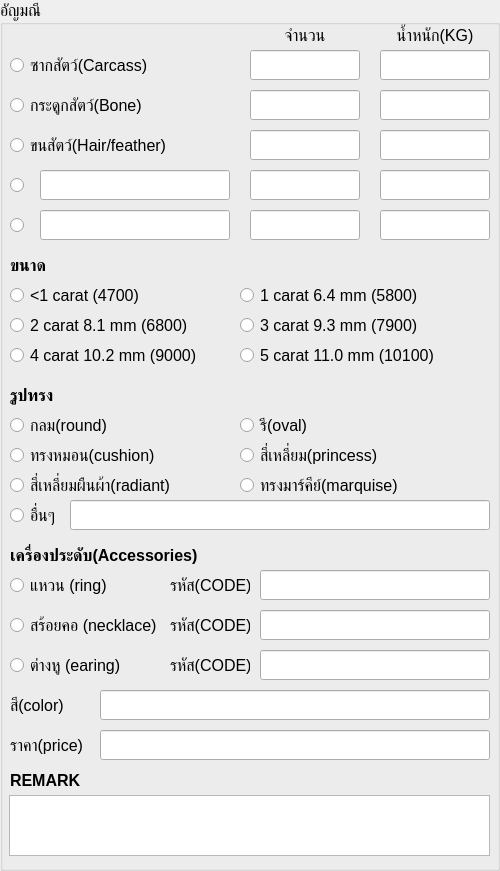
  <widget class="QGroupBox" name="gb_gem">
   <property name="geometry">
    <rect>
     <x>630</x>
     <y>10</y>
     <width>500</width>
     <height>871</height>
    </rect>
   </property>
   <property name="font">
    <font>
     <pointsize>12</pointsize>
    </font>
   </property>
   <property name="title">
    <string>อัญมณี</string>
   </property>
   <widget class="QLabel" name="lb_gem_qty">
    <property name="geometry">
     <rect>
      <x>250</x>
      <y>20</y>
      <width>110</width>
      <height>30</height>
     </rect>
    </property>
    <property name="text">
     <string>จำนวน</string>
    </property>
    <property name="alignment">
     <set>Qt::AlignmentFlag::AlignCenter</set>
    </property>
   </widget>
   <widget class="QLabel" name="lb_gem_w">
    <property name="geometry">
     <rect>
      <x>380</x>
      <y>20</y>
      <width>110</width>
      <height>30</height>
     </rect>
    </property>
    <property name="text">
     <string>น้ำหนัก(KG)</string>
    </property>
    <property name="alignment">
     <set>Qt::AlignmentFlag::AlignCenter</set>
    </property>
   </widget>
   <widget class="QRadioButton" name="rb_gem_carcass">
    <property name="geometry">
     <rect>
      <x>10</x>
      <y>50</y>
      <width>230</width>
      <height>30</height>
     </rect>
    </property>
    <property name="text">
     <string>ซากสัตว์(Carcass)</string>
    </property>
   </widget>
   <widget class="QLineEdit" name="le_gem_carcass_qty">
    <property name="geometry">
     <rect>
      <x>250</x>
      <y>50</y>
      <width>110</width>
      <height>30</height>
     </rect>
    </property>
    <property name="font">
     <font>
      <pointsize>12</pointsize>
     </font>
    </property>
   </widget>
   <widget class="QLineEdit" name="le_gem_carcass_w">
    <property name="geometry">
     <rect>
      <x>380</x>
      <y>50</y>
      <width>110</width>
      <height>30</height>
     </rect>
    </property>
    <property name="font">
     <font>
      <pointsize>12</pointsize>
     </font>
    </property>
   </widget>
   <widget class="QRadioButton" name="rb_gem_bone">
    <property name="geometry">
     <rect>
      <x>10</x>
      <y>90</y>
      <width>230</width>
      <height>30</height>
     </rect>
    </property>
    <property name="text">
     <string>กระดูกสัตว์(Bone)</string>
    </property>
   </widget>
   <widget class="QLineEdit" name="le_gem_bone_qty">
    <property name="geometry">
     <rect>
      <x>250</x>
      <y>90</y>
      <width>110</width>
      <height>30</height>
     </rect>
    </property>
    <property name="font">
     <font>
      <pointsize>12</pointsize>
     </font>
    </property>
   </widget>
   <widget class="QLineEdit" name="le_gem_bone_w">
    <property name="geometry">
     <rect>
      <x>380</x>
      <y>90</y>
      <width>110</width>
      <height>30</height>
     </rect>
    </property>
    <property name="font">
     <font>
      <pointsize>12</pointsize>
     </font>
    </property>
   </widget>
   <widget class="QRadioButton" name="rb_gem_hair">
    <property name="geometry">
     <rect>
      <x>10</x>
      <y>130</y>
      <width>230</width>
      <height>30</height>
     </rect>
    </property>
    <property name="text">
     <string>ขนสัตว์(Hair/feather)</string>
    </property>
   </widget>
   <widget class="QLineEdit" name="le_gem_hair_qty">
    <property name="geometry">
     <rect>
      <x>250</x>
      <y>130</y>
      <width>110</width>
      <height>30</height>
     </rect>
    </property>
    <property name="font">
     <font>
      <pointsize>12</pointsize>
     </font>
    </property>
   </widget>
   <widget class="QLineEdit" name="le_gem_hair_w">
    <property name="geometry">
     <rect>
      <x>380</x>
      <y>130</y>
      <width>110</width>
      <height>30</height>
     </rect>
    </property>
    <property name="font">
     <font>
      <pointsize>12</pointsize>
     </font>
    </property>
   </widget>
   <widget class="QRadioButton" name="rb_gem_other1">
    <property name="geometry">
     <rect>
      <x>10</x>
      <y>170</y>
      <width>20</width>
      <height>30</height>
     </rect>
    </property>
    <property name="text">
     <string/>
    </property>
   </widget>
   <widget class="QLineEdit" name="le_gem_other1_name">
    <property name="geometry">
     <rect>
      <x>40</x>
      <y>170</y>
      <width>190</width>
      <height>30</height>
     </rect>
    </property>
    <property name="font">
     <font>
      <pointsize>12</pointsize>
     </font>
    </property>
   </widget>
   <widget class="QLineEdit" name="le_gem_other1_qty">
    <property name="geometry">
     <rect>
      <x>250</x>
      <y>170</y>
      <width>110</width>
      <height>30</height>
     </rect>
    </property>
    <property name="font">
     <font>
      <pointsize>12</pointsize>
     </font>
    </property>
   </widget>
   <widget class="QLineEdit" name="le_gem_other1_w">
    <property name="geometry">
     <rect>
      <x>380</x>
      <y>170</y>
      <width>110</width>
      <height>30</height>
     </rect>
    </property>
    <property name="font">
     <font>
      <pointsize>12</pointsize>
     </font>
    </property>
   </widget>
   <widget class="QRadioButton" name="rb_gem_other2">
    <property name="geometry">
     <rect>
      <x>10</x>
      <y>210</y>
      <width>20</width>
      <height>30</height>
     </rect>
    </property>
    <property name="text">
     <string/>
    </property>
   </widget>
   <widget class="QLineEdit" name="le_gem_other2_name">
    <property name="geometry">
     <rect>
      <x>40</x>
      <y>210</y>
      <width>190</width>
      <height>30</height>
     </rect>
    </property>
    <property name="font">
     <font>
      <pointsize>12</pointsize>
     </font>
    </property>
   </widget>
   <widget class="QLineEdit" name="le_gem_other2_qty">
    <property name="geometry">
     <rect>
      <x>250</x>
      <y>210</y>
      <width>110</width>
      <height>30</height>
     </rect>
    </property>
    <property name="font">
     <font>
      <pointsize>12</pointsize>
     </font>
    </property>
   </widget>
   <widget class="QLineEdit" name="le_gem_other2_w">
    <property name="geometry">
     <rect>
      <x>380</x>
      <y>210</y>
      <width>110</width>
      <height>30</height>
     </rect>
    </property>
    <property name="font">
     <font>
      <pointsize>12</pointsize>
     </font>
    </property>
   </widget>
   <widget class="QLabel" name="label_size">
    <property name="geometry">
     <rect>
      <x>10</x>
      <y>250</y>
      <width>100</width>
      <height>30</height>
     </rect>
    </property>
    <property name="font">
     <font>
      <pointsize>12</pointsize>
      <bold>true</bold>
     </font>
    </property>
    <property name="text">
     <string>ขนาด</string>
    </property>
   </widget>
   <widget class="QRadioButton" name="rb_size_lt1">
    <property name="geometry">
     <rect>
      <x>10</x>
      <y>280</y>
      <width>220</width>
      <height>30</height>
     </rect>
    </property>
    <property name="font">
     <font>
      <pointsize>12</pointsize>
     </font>
    </property>
    <property name="text">
     <string>&lt;1 carat (4700)</string>
    </property>
   </widget>
   <widget class="QRadioButton" name="rb_size_1c">
    <property name="geometry">
     <rect>
      <x>240</x>
      <y>280</y>
      <width>250</width>
      <height>30</height>
     </rect>
    </property>
    <property name="font">
     <font>
      <pointsize>12</pointsize>
     </font>
    </property>
    <property name="text">
     <string>1 carat 6.4 mm (5800)</string>
    </property>
   </widget>
   <widget class="QRadioButton" name="rb_size_2c">
    <property name="geometry">
     <rect>
      <x>10</x>
      <y>310</y>
      <width>220</width>
      <height>30</height>
     </rect>
    </property>
    <property name="font">
     <font>
      <pointsize>12</pointsize>
     </font>
    </property>
    <property name="text">
     <string>2 carat 8.1 mm (6800)</string>
    </property>
   </widget>
   <widget class="QRadioButton" name="rb_size_3c">
    <property name="geometry">
     <rect>
      <x>240</x>
      <y>310</y>
      <width>250</width>
      <height>30</height>
     </rect>
    </property>
    <property name="font">
     <font>
      <pointsize>12</pointsize>
     </font>
    </property>
    <property name="text">
     <string>3 carat 9.3 mm (7900)</string>
    </property>
   </widget>
   <widget class="QRadioButton" name="rb_size_4c">
    <property name="geometry">
     <rect>
      <x>10</x>
      <y>340</y>
      <width>220</width>
      <height>30</height>
     </rect>
    </property>
    <property name="font">
     <font>
      <pointsize>12</pointsize>
     </font>
    </property>
    <property name="text">
     <string>4 carat 10.2 mm (9000)</string>
    </property>
   </widget>
   <widget class="QRadioButton" name="rb_size_5c">
    <property name="geometry">
     <rect>
      <x>240</x>
      <y>340</y>
      <width>250</width>
      <height>30</height>
     </rect>
    </property>
    <property name="font">
     <font>
      <pointsize>12</pointsize>
     </font>
    </property>
    <property name="text">
     <string>5 carat 11.0 mm (10100)</string>
    </property>
   </widget>
   <widget class="QLabel" name="label_shape">
    <property name="geometry">
     <rect>
      <x>10</x>
      <y>380</y>
      <width>100</width>
      <height>30</height>
     </rect>
    </property>
    <property name="font">
     <font>
      <pointsize>12</pointsize>
      <bold>true</bold>
     </font>
    </property>
    <property name="text">
     <string>รูปทรง</string>
    </property>
   </widget>
   <widget class="QRadioButton" name="rb_shape_round">
    <property name="geometry">
     <rect>
      <x>10</x>
      <y>410</y>
      <width>220</width>
      <height>30</height>
     </rect>
    </property>
    <property name="font">
     <font>
      <pointsize>12</pointsize>
     </font>
    </property>
    <property name="text">
     <string>กลม(round)</string>
    </property>
   </widget>
   <widget class="QRadioButton" name="rb_shape_oval">
    <property name="geometry">
     <rect>
      <x>240</x>
      <y>410</y>
      <width>220</width>
      <height>30</height>
     </rect>
    </property>
    <property name="font">
     <font>
      <pointsize>12</pointsize>
     </font>
    </property>
    <property name="text">
     <string>รี(oval)</string>
    </property>
   </widget>
   <widget class="QRadioButton" name="rb_shape_cushion">
    <property name="geometry">
     <rect>
      <x>10</x>
      <y>440</y>
      <width>220</width>
      <height>30</height>
     </rect>
    </property>
    <property name="font">
     <font>
      <pointsize>12</pointsize>
     </font>
    </property>
    <property name="text">
     <string>ทรงหมอน(cushion)</string>
    </property>
   </widget>
   <widget class="QRadioButton" name="rb_shape_princess">
    <property name="geometry">
     <rect>
      <x>240</x>
      <y>440</y>
      <width>220</width>
      <height>30</height>
     </rect>
    </property>
    <property name="font">
     <font>
      <pointsize>12</pointsize>
     </font>
    </property>
    <property name="text">
     <string>สี่เหลี่ยม(princess)</string>
    </property>
   </widget>
   <widget class="QRadioButton" name="rb_shape_radiant">
    <property name="geometry">
     <rect>
      <x>10</x>
      <y>470</y>
      <width>220</width>
      <height>30</height>
     </rect>
    </property>
    <property name="font">
     <font>
      <pointsize>12</pointsize>
     </font>
    </property>
    <property name="text">
     <string>สี่เหลี่ยมผืนผ้า(radiant)</string>
    </property>
   </widget>
   <widget class="QRadioButton" name="rb_shape_marquise">
    <property name="geometry">
     <rect>
      <x>240</x>
      <y>470</y>
      <width>220</width>
      <height>30</height>
     </rect>
    </property>
    <property name="font">
     <font>
      <pointsize>12</pointsize>
     </font>
    </property>
    <property name="text">
     <string>ทรงมาร์คีย์(marquise)</string>
    </property>
   </widget>
   <widget class="QRadioButton" name="rb_shape_other">
    <property name="geometry">
     <rect>
      <x>10</x>
      <y>500</y>
      <width>60</width>
      <height>30</height>
     </rect>
    </property>
    <property name="font">
     <font>
      <pointsize>12</pointsize>
     </font>
    </property>
    <property name="text">
     <string>อื่นๆ</string>
    </property>
   </widget>
   <widget class="QLineEdit" name="le_shape_other">
    <property name="geometry">
     <rect>
      <x>70</x>
      <y>500</y>
      <width>420</width>
      <height>30</height>
     </rect>
    </property>
    <property name="font">
     <font>
      <pointsize>12</pointsize>
     </font>
    </property>
   </widget>
   <widget class="QLabel" name="label_accessories">
    <property name="geometry">
     <rect>
      <x>10</x>
      <y>540</y>
      <width>250</width>
      <height>30</height>
     </rect>
    </property>
    <property name="font">
     <font>
      <pointsize>12</pointsize>
      <bold>true</bold>
     </font>
    </property>
    <property name="text">
     <string>เครื่องประดับ(Accessories)</string>
    </property>
   </widget>
   <widget class="QRadioButton" name="rb_acc_ring">
    <property name="geometry">
     <rect>
      <x>10</x>
      <y>570</y>
      <width>150</width>
      <height>30</height>
     </rect>
    </property>
    <property name="font">
     <font>
      <pointsize>12</pointsize>
     </font>
    </property>
    <property name="text">
     <string>แหวน (ring)</string>
    </property>
   </widget>
   <widget class="QLabel" name="lb_acc_code1">
    <property name="geometry">
     <rect>
      <x>170</x>
      <y>570</y>
      <width>80</width>
      <height>30</height>
     </rect>
    </property>
    <property name="font">
     <font>
      <pointsize>12</pointsize>
     </font>
    </property>
    <property name="text">
     <string>รหัส(CODE)</string>
    </property>
   </widget>
   <widget class="QLineEdit" name="le_acc_code1">
    <property name="geometry">
     <rect>
      <x>260</x>
      <y>570</y>
      <width>230</width>
      <height>30</height>
     </rect>
    </property>
    <property name="font">
     <font>
      <pointsize>12</pointsize>
     </font>
    </property>
   </widget>
   <widget class="QRadioButton" name="rb_acc_necklace">
    <property name="geometry">
     <rect>
      <x>10</x>
      <y>610</y>
      <width>150</width>
      <height>30</height>
     </rect>
    </property>
    <property name="font">
     <font>
      <pointsize>12</pointsize>
     </font>
    </property>
    <property name="text">
     <string>สร้อยคอ (necklace)</string>
    </property>
   </widget>
   <widget class="QLabel" name="lb_acc_code2">
    <property name="geometry">
     <rect>
      <x>170</x>
      <y>610</y>
      <width>80</width>
      <height>30</height>
     </rect>
    </property>
    <property name="font">
     <font>
      <pointsize>12</pointsize>
     </font>
    </property>
    <property name="text">
     <string>รหัส(CODE)</string>
    </property>
   </widget>
   <widget class="QLineEdit" name="le_acc_code2">
    <property name="geometry">
     <rect>
      <x>260</x>
      <y>610</y>
      <width>230</width>
      <height>30</height>
     </rect>
    </property>
    <property name="font">
     <font>
      <pointsize>12</pointsize>
     </font>
    </property>
   </widget>
   <widget class="QRadioButton" name="rb_acc_earing">
    <property name="geometry">
     <rect>
      <x>10</x>
      <y>650</y>
      <width>150</width>
      <height>30</height>
     </rect>
    </property>
    <property name="font">
     <font>
      <pointsize>12</pointsize>
     </font>
    </property>
    <property name="text">
     <string>ต่างหู (earing)</string>
    </property>
   </widget>
   <widget class="QLabel" name="lb_acc_code3">
    <property name="geometry">
     <rect>
      <x>170</x>
      <y>650</y>
      <width>80</width>
      <height>30</height>
     </rect>
    </property>
    <property name="font">
     <font>
      <pointsize>12</pointsize>
     </font>
    </property>
    <property name="text">
     <string>รหัส(CODE)</string>
    </property>
   </widget>
   <widget class="QLineEdit" name="le_acc_code3">
    <property name="geometry">
     <rect>
      <x>260</x>
      <y>650</y>
      <width>230</width>
      <height>30</height>
     </rect>
    </property>
    <property name="font">
     <font>
      <pointsize>12</pointsize>
     </font>
    </property>
   </widget>
   <widget class="QLabel" name="lb_color">
    <property name="geometry">
     <rect>
      <x>10</x>
      <y>690</y>
      <width>80</width>
      <height>30</height>
     </rect>
    </property>
    <property name="font">
     <font>
      <pointsize>12</pointsize>
     </font>
    </property>
    <property name="text">
     <string>สี(color)</string>
    </property>
   </widget>
   <widget class="QLineEdit" name="le_color">
    <property name="geometry">
     <rect>
      <x>100</x>
      <y>690</y>
      <width>390</width>
      <height>30</height>
     </rect>
    </property>
    <property name="font">
     <font>
      <pointsize>12</pointsize>
     </font>
    </property>
   </widget>
   <widget class="QLabel" name="lb_price">
    <property name="geometry">
     <rect>
      <x>10</x>
      <y>730</y>
      <width>80</width>
      <height>30</height>
     </rect>
    </property>
    <property name="font">
     <font>
      <pointsize>12</pointsize>
     </font>
    </property>
    <property name="text">
     <string>ราคา(price)</string>
    </property>
   </widget>
   <widget class="QLineEdit" name="le_price">
    <property name="geometry">
     <rect>
      <x>100</x>
      <y>730</y>
      <width>390</width>
      <height>30</height>
     </rect>
    </property>
    <property name="font">
     <font>
      <pointsize>12</pointsize>
     </font>
    </property>
   </widget>
   <widget class="QLabel" name="label_remark_gem">
    <property name="geometry">
     <rect>
      <x>10</x>
      <y>770</y>
      <width>80</width>
      <height>20</height>
     </rect>
    </property>
    <property name="font">
     <font>
      <pointsize>12</pointsize>
      <bold>true</bold>
     </font>
    </property>
    <property name="text">
     <string>REMARK</string>
    </property>
   </widget>
   <widget class="QPlainTextEdit" name="pte_remark_gem">
    <property name="geometry">
     <rect>
      <x>9</x>
      <y>795</y>
      <width>481</width>
      <height>61</height>
     </rect>
    </property>
    <property name="font">
     <font>
      <pointsize>12</pointsize>
     </font>
    </property>
   </widget>
  </widget>
